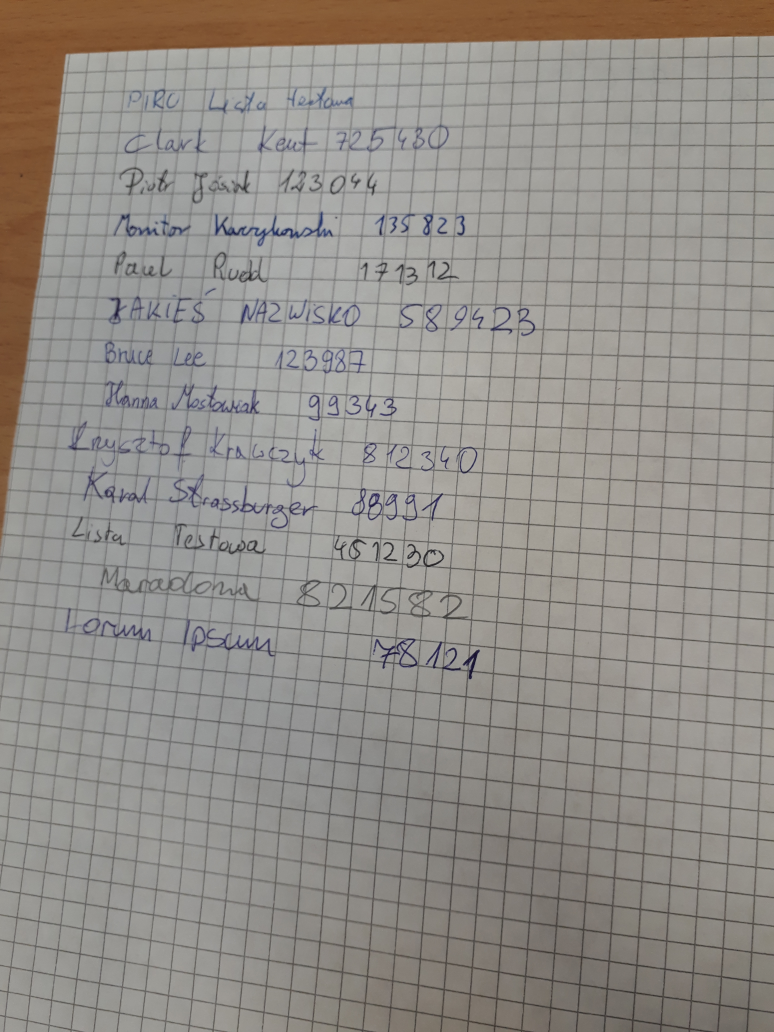
#> input picture data-drive/20190425_152553.jpg, 3096 x 4128 px (shown at 1/4 size); its folder holds only this picture in this run
$ python -i worddetector.py   (imports and definitions only)   (older library calls are emulated)
#> lines starting #> are read from the running program, lines starting #| are printed output that depends on the picture; after the words box and inside, x2 and y2 are one past the last pixel; in counts of white or black regions, pixels touching at a corner belong together
#> in ocr, img is the input picture: shape (4128, 3096, 3); mean B, G, R 137.4, 142.7, 146.9
import glob
import os

import cv2
import numpy as np
from matplotlib import pyplot as plt

from keras.models import Sequential
from keras.layers import Dense
from keras.models import model_from_json
import os
import pandas as pd

from scipy.misc import imshow, imsave, imread, imresize
from scipy.ndimage import filters, morphology
from skimage import filters
from skimage.draw import line
from scipy import ndimage, spatial

# load json and create model
# [1 line not run here, left out]
# [1 line that did not run here, left out]
# [1 line not run here, left out]
# [1 line that did not run here, left out]
# load weights into new model
# [2 lines not run here, left out]

# [5 lines of commented-out code are left out]


# [11 lines left out: function show_with_resize, not called in this run]


def apply_sobel(gray):
    scale = 1
    delta = 0
    ddepth = cv2.CV_16S

    grad_x = cv2.Sobel(gray, ddepth, 1, 0, ksize=3, scale=scale, delta=delta, borderType=cv2.BORDER_DEFAULT)
    grad_y = cv2.Sobel(gray, ddepth, 0, 1, ksize=3, scale=scale, delta=delta, borderType=cv2.BORDER_DEFAULT)
    abs_grad_x = cv2.convertScaleAbs(grad_x)
    abs_grad_y = cv2.convertScaleAbs(grad_y)
    return cv2.addWeighted(abs_grad_x, 0.5, abs_grad_y, 0.5, 0)


def find_lines_mask(img):
    ksize_median_blur = 19
    kernel_size_dilate = (5, 5)

    gray = cv2.cvtColor(img, cv2.COLOR_BGR2GRAY)

    grad = apply_sobel(gray)

    blur_grad = cv2.medianBlur(grad, ksize_median_blur)
    kernel = np.ones(kernel_size_dilate, np.uint8)

    # erode = cv2.erode(blur_grad, kernel, iterations=3)
    dilate = cv2.dilate(blur_grad, kernel, iterations=5)

    mask = np.zeros(dilate.shape, dtype=np.uint8)
    lines_sum = np.sum(dilate, axis=1)
    lines_sum_mean = np.mean(lines_sum)
    lines_sum_med = np.median(lines_sum)
    for i, line_sum in enumerate(lines_sum):
        line = dilate[i]
        line_mean = np.mean(line)
        line_med = np.median(line)
        for j, pixel in enumerate(line):
            if pixel > line_med * 1.6 and line_sum > lines_sum_med:
                mask[i, j] = 255
    blur_mask = cv2.GaussianBlur(mask, (3, 1), 0)
    dilate_mask = cv2.dilate(mask, np.ones((1, 3), np.uint8), iterations=3)

    return dilate_mask


# [31 lines left out: functions draw_word_rectangles, detect_words_on_mask, not called in this run]

def show_with_resize_28(winname, img):
    img = cv2.resize(img, (28,28), interpolation=cv2.INTER_CUBIC)
    cv2.imshow(winname, img)

def houghLines(img):
    w,h = img.shape
    acc=[]
    for i in range(h):
        rr,cc = line(0, i, w-1, h-i-1)
        acc.append(np.sum(img[rr, cc]))
    mi = np.argmax(acc)
    ret = np.zeros(img.shape, dtype=np.bool)
    rr,cc = line(0, mi, w-1, h-mi-1)
    ret[rr,cc]=True
    return ret

def removeLines(img):
    imggray = cv2.cvtColor(img, cv2.COLOR_BGR2GRAY)

    imfft = np.fft.fft2(imggray)
    imffts = np.fft.fftshift(imfft)

    mags = np.abs(imffts)
    angles = np.angle(imffts)

    visual = np.log(mags)


    visual3 = np.abs(visual.astype(np.int16) - np.mean(visual))

    ret = houghLines(visual3)
    ret = morphology.binary_dilation(ret )
    ret = morphology.binary_dilation(ret )
    ret = morphology.binary_dilation(ret )
    ret = morphology.binary_dilation(ret )
    ret = morphology.binary_dilation(ret )
    w,h=ret.shape
    ret[int(w/2-3):int(w/2+3), int(h/2-3):int(h/2+3)]=False


    delta = np.mean(visual[ret]) - np.mean(visual)


    visual_blured = ndimage.gaussian_filter(visual, sigma=5)


    visual[ret] =visual_blured[ret]


    newmagsshift = np.exp(visual)

    newffts = newmagsshift * np.exp(1j*angles)

    newfft = np.fft.ifftshift(newffts)

    imrev = np.fft.ifft2(newfft)

    newim2 =  np.abs(imrev).astype(np.uint8)


    # newim2 = np.maximum(newim2, img)

    return newim2, img

def to_grey(img, name):
    gray = cv2.cvtColor(img, cv2.COLOR_BGR2GRAY)
    gray = cv2.bitwise_not(gray)
    bw = cv2.adaptiveThreshold(gray, 255, cv2.ADAPTIVE_THRESH_MEAN_C, \
                                cv2.THRESH_BINARY, 15, -2)
    # Show binary image
    cv2.imshow("binary" + name, bw)

def get_digits_from_index(img, mask, name):
    im2, contours, hierarchy = cv2.findContours(mask, cv2.RETR_TREE, cv2.CHAIN_APPROX_SIMPLE)
    contour_sizes = [(cv2.contourArea(contour), contour) for contour in contours]
    # sorted_contour = sorted(contour_sizes, key=lambda tup: tup[1])
    sorted_contour = sorted(contours, key=lambda x: cv2.contourArea(x), reverse=True)
    if len(sorted_contour) > 6:
        sorted_contour = sorted_contour[:6]

    boundingBoxes = [cv2.boundingRect(c) for c in sorted_contour]
    (sorted_contour, boundingBoxes) = zip(*sorted(zip(sorted_contour, boundingBoxes),
		key=lambda b:b[1][0], reverse=False))

    digits = []
    for idx, box in enumerate(boundingBoxes):
        x, y, w, h = box
        # cv2.rectangle(img, (x, y), (x + w - 1, y + h - 1), (0, 255, 0), 2)
        min_y = y
        max_y = (y + h)
        min_x = x
        max_x = (x + w)

        digit = mask[min_y:max_y,min_x:max_x]
        # cv2.imshow(str(idx), digit)
        digit = cv2.resize(digit, dsize=(28, 28))
        digit = digit.reshape([1, 28, 28, 1])
        prediction = loaded_model.predict_classes(digit)
        digits.append(prediction[0])
    print(digits)
    cv2.imshow("img contours_final", img)

    return ''.join(str(e) for e in digits)

def get_index(gray, name):
    gray = cv2.bitwise_not(gray)
    _, bw = cv2.threshold(gray,135,255,cv2.THRESH_BINARY)
    kernel = cv2.getStructuringElement(cv2.MORPH_CROSS,(3,3))
    cv2.imshow("binary" + name, bw)
    return get_digits_from_index(gray, bw, "1")


def detect_index(img):
    cv2.imshow("wycinek", img)
    to_grey(img, "wyc")

    img2, img3 = removeLines(img)

    cv2.imshow("wycinek2", img2)
    index = get_index(img2, "wyc2")

    cv2.waitKey(0)
    return index

def detect_indexes(img, mask):
    im2, contours, hierarchy = cv2.findContours(mask, cv2.RETR_TREE, cv2.CHAIN_APPROX_SIMPLE)
    indexing_height = 0
    index = 0
    go = False
    min_x = 0
    tolerance = 20  # TODO

    results_recogn_rows = []

    for contour in reversed(contours):
        x, y, w, h = cv2.boundingRect(contour)
        if 75 < w < 500 and 30 < h < 100:
            diference = (abs(indexing_height - (y + h / 2)))
            if diference > tolerance:
                index += 1
                if(index > 1):
                    index_rec = detect_index(img[min_y:max_y,min_x:max_x])
                    results_recogn_rows.append(('', '', index_rec))
                    go = True
            if (x > min_x or go):
                go = False
                min_y = y
                max_y = (y + h)
                min_x = x
                max_x = (x + w)
            indexing_height = (y + h / 2)
    return results_recogn_rows

def find_paper(large, margin_left=20, margin_right=20, margin_top=20, margin_down=20):
#> called with margin_left = 20, margin_right = 20, margin_top = 20, margin_down = 20
    rgb = cv2.pyrDown(large)
    small = cv2.cvtColor(rgb, cv2.COLOR_BGR2GRAY)

    kernel = cv2.getStructuringElement(cv2.MORPH_ELLIPSE, (3, 3))
    grad = cv2.morphologyEx(small, cv2.MORPH_GRADIENT, kernel)

    _, bw = cv2.threshold(grad, 0.0, 255.0, cv2.THRESH_BINARY | cv2.THRESH_OTSU)
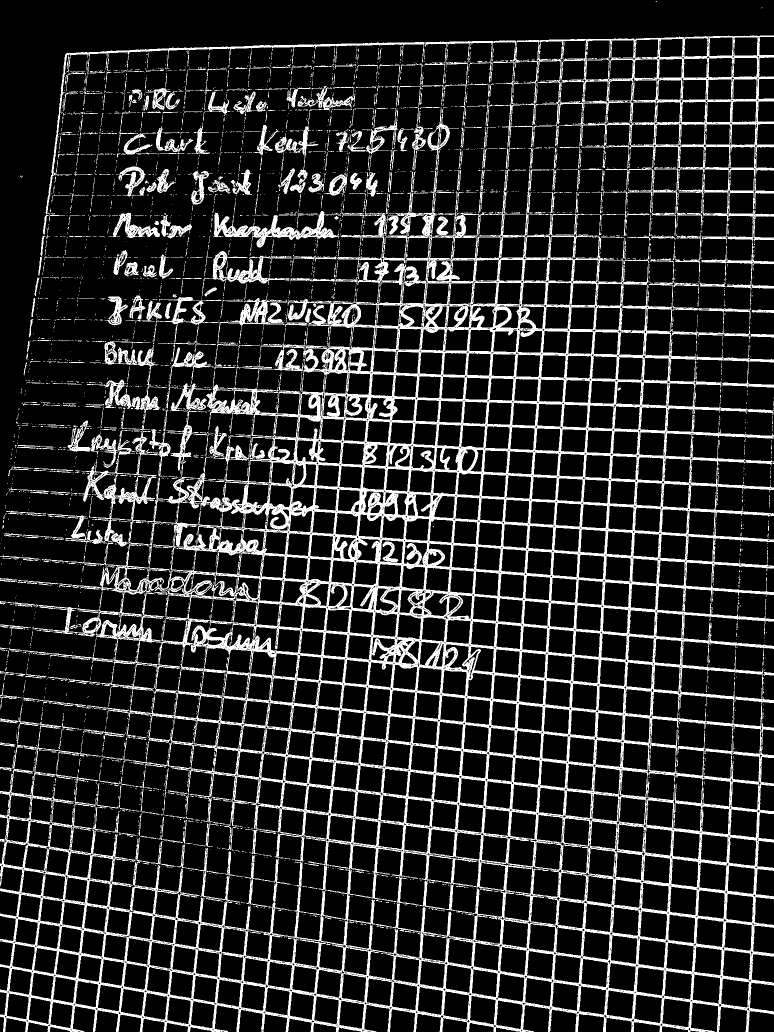
#> bw: shape (2064, 1548) (shown at 1/2 size); 17.1% white; 3254 white regions (2806 under 20 px), largest, box (x1, y1, x2, y2) and area: (0, 338, 1548, 2064) 421286, (971, 71, 1548, 581) 28419, (91, 81, 1078, 443) 6575

    kernel = cv2.getStructuringElement(cv2.MORPH_RECT, (9, 1))
    connected = cv2.morphologyEx(bw, cv2.MORPH_CLOSE, kernel)
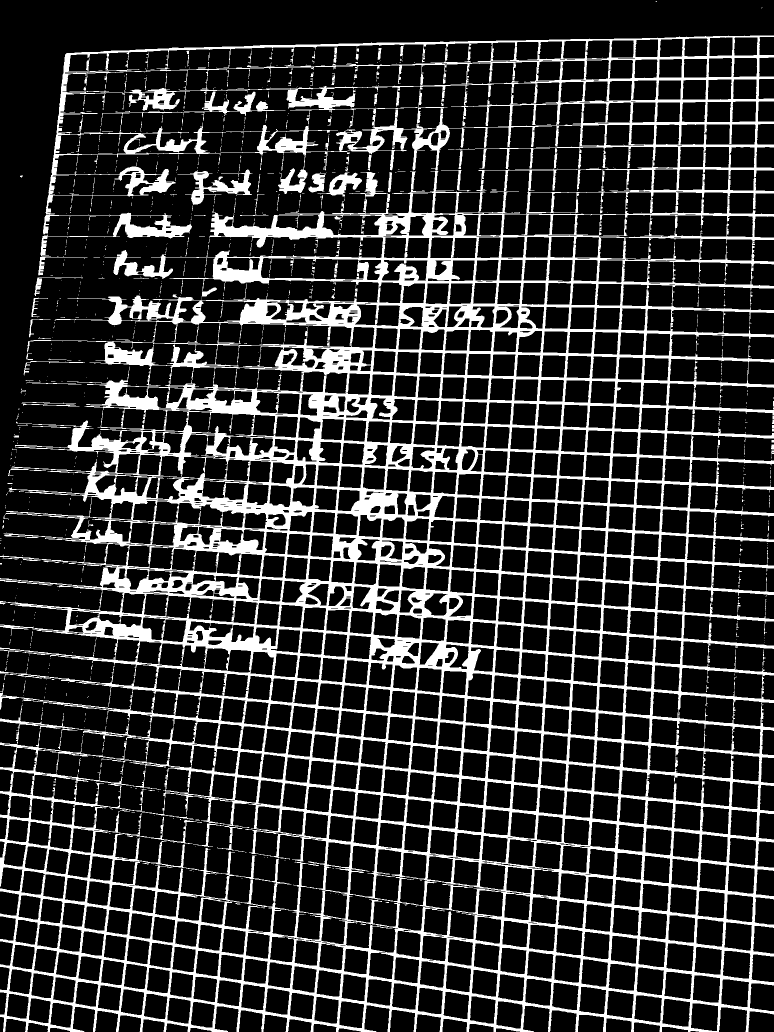
#> connected: shape (2064, 1548) (shown at 1/2 size); 19.7% white; 977 white regions (801 under 20 px)
    _, contours, _ = cv2.findContours(connected.copy(), cv2.RETR_EXTERNAL, cv2.CHAIN_APPROX_NONE)
#> contours = 600 contours, 570 with area under 20; largest, box (x1, y1, x2, y2) and area: (0, 71, 1548, 2064) 2419986, (355, 339, 505, 410) 2828, (635, 345, 724, 393) 1670, (617, 346, 651, 385) 722, (76, 513, 175, 551) 254

    mask = np.zeros(bw.shape, dtype=np.uint8)
    contour_sizes = [(cv2.contourArea(contour), contour) for contour in contours]
#> contour_sizes = 600 items
    biggest_contour = max(contour_sizes, key=lambda x: x[0])[1]
#> biggest_contour = contour of 40299 points, box (x1, y1, x2, y2) (0, 71, 1548, 2064), area 2419986

    x, y, w, h = cv2.boundingRect(biggest_contour)
#> x = 0; y = 71; w = 1548; h = 1993
    new_large = np.zeros_like(large)
    mask[y:y+h, x:x+w] = 0
    if w > 500 and h > 700:
        cv2.rectangle(rgb, (x, y), (x+w-1, y+h-1), (0, 255, 0), 2)
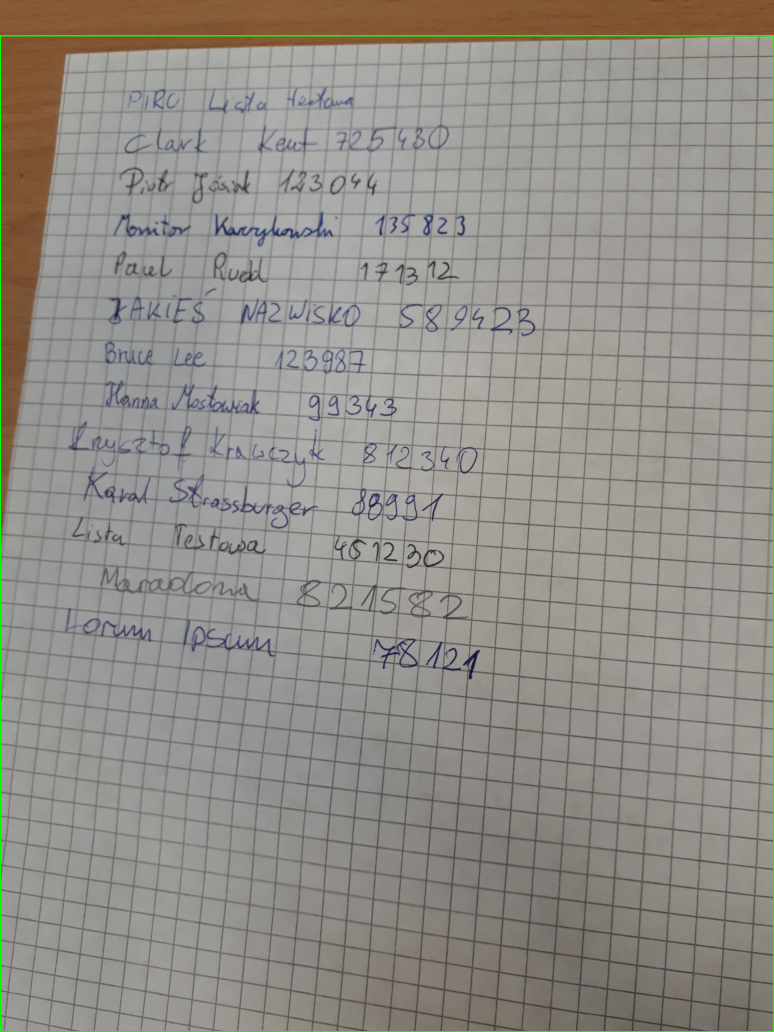
#> rgb: shape (2064, 1548, 3) (shown at 1/2 size); mean B, G, R 136.9, 143.4, 146.3
        min_y = y * 2 + margin_top
#> min_y = 162
        max_y = (y + h) * 2 - margin_down
#> max_y = 4108
        min_x = x * 2 + margin_left
#> min_x = 20
        max_x = (x + w) * 2 - margin_right
#> max_x = 3076
        paper_frag = large[min_y:max_y,min_x:max_x]
    else:
        times = 2
        y, x, _ = large.shape
        min_y = margin_top * times
        max_y = y - margin_down * times
        min_x = margin_left * times
        max_x = x - margin_right * times
        paper_frag = large[min_y:max_y,min_x:max_x]
    new_large[min_y:max_y,min_x:max_x] = paper_frag
    return new_large

# [11 lines left out: function detect_words, not called in this run]

def ocr(f_name):
    img = cv2.imread(f_name)

    img_paper = find_paper(img)

    mask = find_lines_mask(img_paper)
#> in find_lines_mask, `dilate = cv2.dilate(blur_grad, kernel, iterations=5)`:
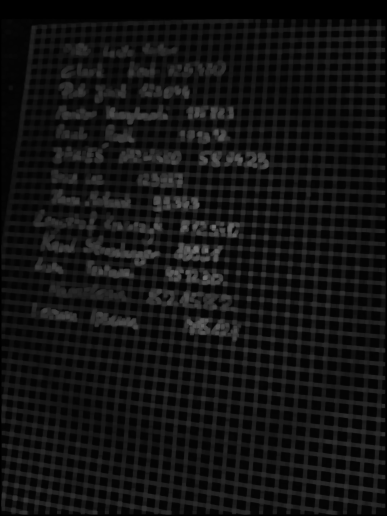
#> dilate: shape (4128, 3096) (shown at 1/8 size); min 0, max 115, mean 18.8
#> in find_lines_mask, `lines_sum = np.sum(dilate, axis=1)`: lines_sum = 4128 values, max 105119 at index 1804, min 0 at index 0, mean 58230.2
#> in find_lines_mask, `lines_sum_mean = np.mean(lines_sum)`: lines_sum_mean = 58230.2
#> in find_lines_mask, `lines_sum_med = np.median(lines_sum)`: lines_sum_med = 56499
#> in find_lines_mask, `dilate_mask = cv2.dilate(mask, np.ones((1, 3), np.uint8), iterations=3)`:
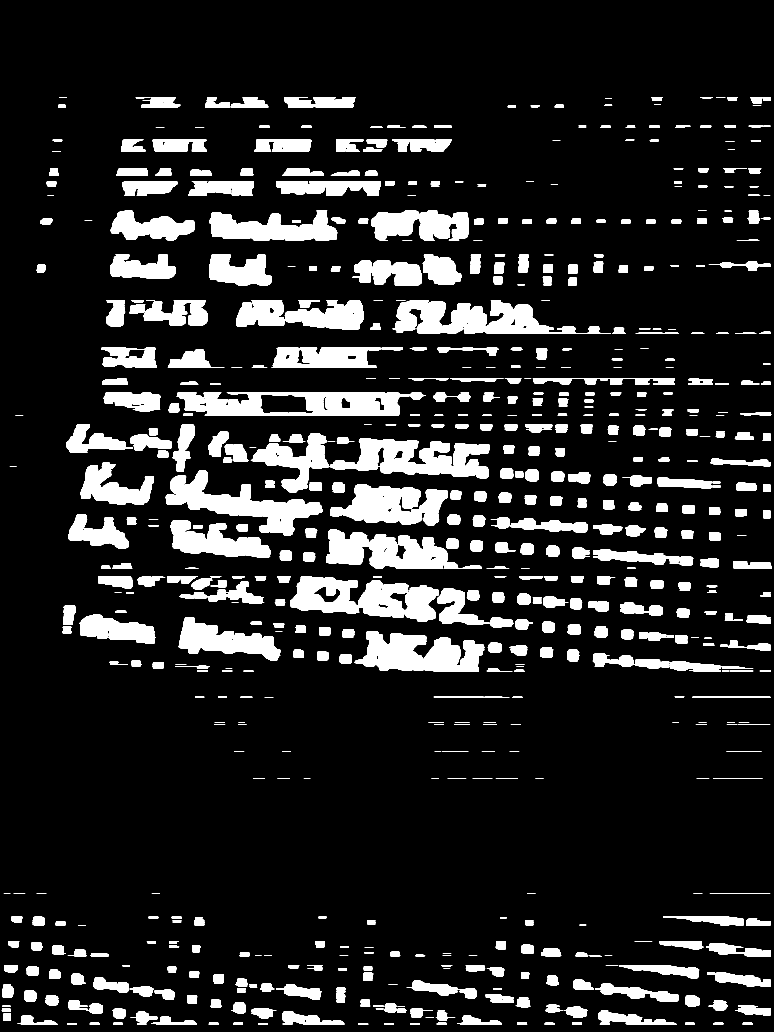
#> dilate_mask: shape (4128, 3096) (shown at 1/4 size); 13% white; 771 white regions
    _ = cv2.bitwise_and(img_paper, img_paper, mask=mask)

    results_recogn_rows = detect_indexes(img_paper, mask)
#> in detect_indexes, `im2, contours, hierarchy = cv2.findContours(mask, cv2.RETR_TREE, cv2.C..`: contours = 889 contours, 209 with area under 20; largest, box (x1, y1, x2, y2) and area: (1003, 1733, 1960, 1969) 87271, (707, 1571, 1704, 1663) 74346, (1571, 1200, 2442, 1335) 60001, (663, 1883, 1291, 2141) 55866, (1419, 2524, 1937, 2687) 54152
#> the loop in detect_indexes, `for contour in reversed(contours):` made 44 passes
#> (x, y, diference) on pass 44: (485, 559, 174)
#> after the loop in detect_indexes, `for contour in reversed(contours):`: index = 2; max_x = 1423; max_y = 430; min_x = 1136; min_y = 389; results_recogn_rows = []

    return results_recogn_rows

#> (the run stopped early here; a loop or call above may not have finished)
